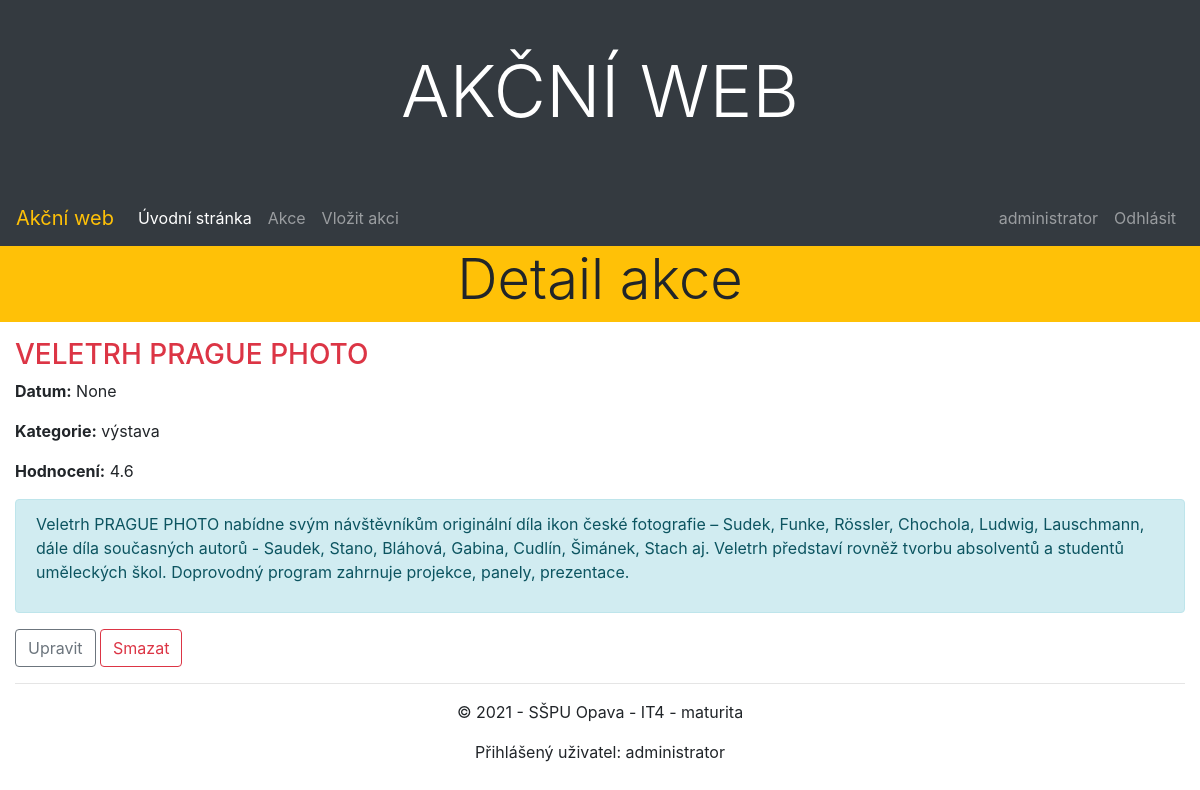
The page /akce/detail/1/ (signed in) on the database its author committed.
### akce/models.py (models this page shows, shortened)
class Akce(models.Model):
    nazev = models.CharField(max_length=200, verbose_name="Název akce")
    datum = models.DateField(blank=True, null=True, help_text="Zadejte datum ve formátu: <em>YYYY-MM-DD</em>.",
                             verbose_name="Datum konání akce")
    popis = models.TextField(blank=True, null=True, verbose_name="Podrobnější popis akce")
    KATEGORIE = (
        ('divadlo', 'Divadlo'),
        ('hudba', 'Hudba'),
        ('kino', 'Kino'),
        ('výstava', 'Výstava'),
    )
    kategorie = models.CharField(max_length=10, choices=KATEGORIE, blank=True, default='hudba', help_text='Vyberte kategorii akce',
                                verbose_name="Kategorie akce")
    hodnoceni = models.FloatField(default=5.0,
                             validators=[MinValueValidator(1.0), MaxValueValidator(5.0)],
                             null=True,
                             help_text="Zadejte hodnocení v rozsahu (range 1.0 - 5.0)",
                             verbose_name="Hodnocení")
    autor = models.ForeignKey(User, on_delete=models.SET_NULL, null=True, blank=True, verbose_name="Autor akce")
    upraveno = models.DateTimeField(auto_now=True, verbose_name="Datum a čas poslední úpravy")
    class Meta:
        ordering = ["-datum", "nazev"]

### akce/views.py (the view)
# urls.py: path('detail/<int:pk>/', views.AkceDetailView.as_view(), name='akce_detail'),
class AkceDetailView(PermissionRequiredMixin, LoginRequiredMixin, DetailView):
    model = Akce
    template_name = 'akce_detail.html'
    context_object_name = 'akce'
    permission_required = 'akce.view_akce'
    login_url = "/admin"
    redirect_field_name = 'redirect_to'
    def get_context_data(self, **kwargs) -> dict[str, Any]:
        context = super().get_context_data(**kwargs)
        context["nadpis"] = "Detail akce"
        return context

### akce/templates/akce_detail.html
{% extends "base.html" %}
{% block content %}
<div class="row mb-3">
    <div class="col-sm-12 bg-warning">
        <h2 class="display-4 text-center">{{ nadpis }}</h2>
    </div>
</div>
<div class="row">
    <div class="col-sm-12">
        <h3 class="text-danger">{{ akce.nazev|upper }}</h3>
        <p><strong>Datum:</strong> {{ akce.datum }}</p>
        <p><strong>Kategorie:</strong> {{ akce.kategorie }}</p>
        <p><strong>Hodnocení:</strong> {{ akce.hodnoceni }}</p>
        <div class="alert alert-info" role="alert">
            <p><strong></strong> {{ akce.popis }}</p>
        </div>
        <div>
        {% if user.is_superuser or perms.akce.change_akce and user == akce.autor %}
        <a class="btn btn-outline-secondary" href="{% url 'akce_update' akce.pk %}">Upravit</a>
        {% endif %}
        {% if user.is_superuser or perms.akce.delete_akce and user == akce.autor %}
        <a class="btn btn-outline-danger" href="{% url 'akce_delete' akce.pk %}">Smazat</a>
        {% endif %}
        </div>
    </div>
</div>
{% endblock %}

### akce/templates/base.html (shortened to what this page needs)
<!DOCTYPE html>
<html lang="cs">
<head>
    {% load static %}
    <link rel="stylesheet" href="{% static 'bootstrap/bootstrap.min.css' %}">
    <link rel="stylesheet" href="{% static 'css/styles.css' %}">
</head>
<body>
    <header>
    {% block header %}
        {% include "page/header.html" %}
    {% endblock %}
    </header>
    {% block navbar %}
        {% include "page/navbar.html" %}
    {% endblock %}
    <main class="container-fluid">
    {% block content %}{% endblock %}
    </main>
    <footer class="container-fluid">
    {% block footer %}
        {% include "page/footer.html" %}
    {% endblock %}
    </footer>
</body>
</html>

### akce/templates/page/header.html
    <div class="jumbotron-fluid p-5 text-center bg-dark">
        <h1 class="text-white text-uppercase display-3">Akční web</h1>
    </div>

### akce/templates/page/navbar.html (shortened to what this page needs)
    <nav class="navbar navbar-expand-md bg-dark navbar-dark">
      <a class="navbar-brand text-warning" href="#">Akční web</a>
      <div class="collapse navbar-collapse" id="collapsibleNavbar">
        <ul class="navbar-nav mr-auto">
          <li class="nav-item">
            <a class="nav-link active" href="{% url 'index' %}">Úvodní stránka</a>
          </li>
          <li class="nav-item">
            <a class="nav-link" href="#">Akce</a>
          </li>
          {% if user.is_authenticated and perms.akce.add_akce %}
          <li class="nav-item">
            <a class="nav-link" href="{% url 'akce_create' %}">Vložit akci</a>
          </li>
          {% endif %}
         </ul>
         <ul class="navbar-nav">
          {% if user.is_authenticated %}
          <li class="nav-item">
            <span class="navbar-text mr-2">{{ user.username }}</span>
          </li>
          <li class="nav-item">
            <a class="nav-link" href="/admin/logout/">Odhlásit</a>
          </li>
          {% else %}
          <li class="nav-item">
            <a class="nav-link" href="/admin/login/?next={% url 'index' %}">Přihlásit</a>
          </li>
          {% endif %}
         </ul>
      </div>
    </nav>

### akce/templates/page/footer.html
<div class="text-center">
    <hr>
    <p>&copy; 2021 - SŠPU Opava - IT4 - maturita</p>
    <p>Přihlášený uživatel: {% if user.is_authenticated %}{{ user.username }}{% else %}nepřihlášen{% endif %}</p>
</div>

### rows shown on the page
Akce: nazev "VELETRH PRAGUE PHOTO", datum "None", kategorie "výstava", hodnoceni "4.6", popis "Veletrh PRAGUE PHOTO nabídne svým návštěvníkům originální díla ikon české fotografie – Sudek, Funke, Rössler, Chochola, Ludwig, Lauschmann, dále díla současných autorů - Saudek, Stano, Bláhová, Gabina, Cudlín, Šimánek, Stach aj. Veletrh představí rovněž tvorbu absolventů a studentů uměleckých škol. Doprovodný program zahrnuje projekce, panely, prezentace."

### other values the page prints
{{ user.username }} "administrator"
{{ nadpis }} "Detail akce"
